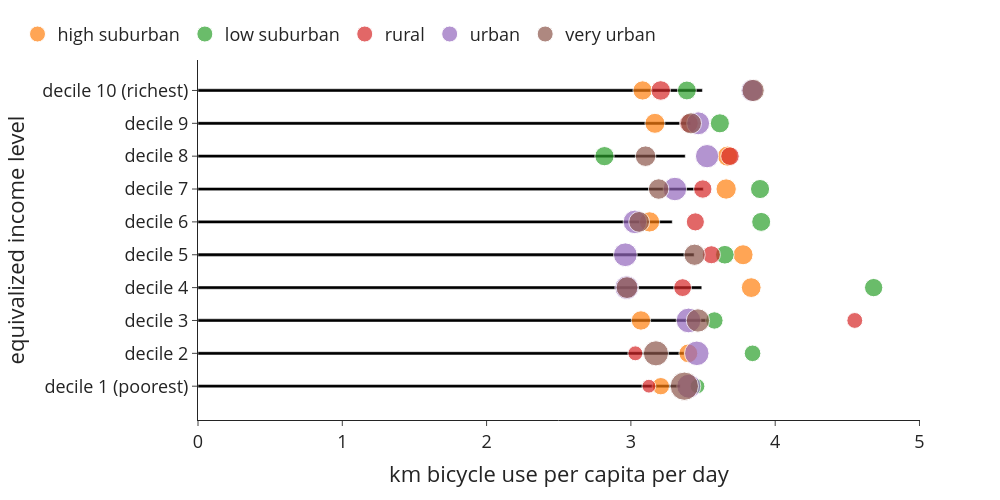

The code cell stored with this chart in its notebook:
### Code cell
bubblechart((use['cycle_pkm']*use['n_hhd']/365), use['n_hhdmem2019'], use['n_hhd'], 0, 3, 'km bicycle use per capita per day','equivalized income level', 'pkmbike_per_cap_inc_urb')

### Figure 1 — Plotly figure (JSON) as saved in the notebook; plotly's stock layout.template omitted (floating-point values rounded to 4 significant figures)
{"data": [{"alignmentgroup": "True", "hovertemplate": "km bicycle use per capita per day=%{x}<br>equivalized income level=%{y}<extra></extra>", "legendgroup": "", "marker": {"color": "#000000", "pattern": {"shape": ""}}, "name": "", "offsetgroup": "", "orientation": "h", "showlegend": false, "textposition": "auto", "type": "bar", "x": [3.341, 3.369, 3.533, 3.491, 3.438, 3.287, 3.502, 3.377, 3.414, 3.496], "xaxis": "x", "y": ["decile 1 (poorest)", "decile 2", "decile 3", "decile 4", "decile 5", "decile 6", "decile 7", "decile 8", "decile 9", "decile 10 (richest)"], "yaxis": "y"}, {"marker": {"size": [102205, 120820, 128045, 132900, 135970, 139780, 140370, 138905, 135660, 126370], "sizemin": 4, "sizemode": "area", "sizeref": 678.7}, "mode": "markers", "name": "high suburban", "showlegend": true, "type": "scatter", "x": [3.207, 3.398, 3.07, 3.834, 3.777, 3.129, 3.66, 3.67, 3.167, 3.081], "y": ["decile 1 (poorest)", "decile 2", "decile 3", "decile 4", "decile 5", "decile 6", "decile 7", "decile 8", "decile 9", "decile 10 (richest)"]}, {"marker": {"size": [74575, 93830, 102640, 113920, 118480, 122125, 124155, 126055, 123585, 120725], "sizemin": 4, "sizemode": "area", "sizeref": 678.7}, "mode": "markers", "name": "low suburban", "showlegend": true, "type": "scatter", "x": [3.462, 3.843, 3.579, 4.682, 3.651, 3.903, 3.895, 2.817, 3.617, 3.388], "y": ["decile 1 (poorest)", "decile 2", "decile 3", "decile 4", "decile 5", "decile 6", "decile 7", "decile 8", "decile 9", "decile 10 (richest)"]}, {"marker": {"size": [65055, 75450, 85460, 108310, 110395, 111185, 114380, 116535, 119855, 129815], "sizemin": 4, "sizemode": "area", "sizeref": 678.7}, "mode": "markers", "name": "rural", "showlegend": true, "type": "scatter", "x": [3.125, 3.031, 4.551, 3.358, 3.558, 3.447, 3.498, 3.687, 3.402, 3.207], "y": ["decile 1 (poorest)", "decile 2", "decile 3", "decile 4", "decile 5", "decile 6", "decile 7", "decile 8", "decile 9", "decile 10 (richest)"]}, {"marker": {"size": [195730, 204460, 207535, 192400, 190775, 189095, 187295, 184060, 178450, 163530], "sizemin": 4, "sizemode": "area", "sizeref": 678.7}, "mode": "markers", "name": "urban", "showlegend": true, "type": "scatter", "x": [3.401, 3.457, 3.4, 2.971, 2.961, 3.028, 3.305, 3.528, 3.466, 3.839], "y": ["decile 1 (poorest)", "decile 2", "decile 3", "decile 4", "decile 5", "decile 6", "decile 7", "decile 8", "decile 9", "decile 10 (richest)"]}, {"marker": {"size": [271485, 214135, 185150, 161340, 153445, 146780, 142585, 143340, 151295, 168505], "sizemin": 4, "sizemode": "area", "sizeref": 678.7}, "mode": "markers", "name": "very urban", "showlegend": true, "type": "scatter", "x": [3.37, 3.174, 3.464, 2.973, 3.441, 3.057, 3.193, 3.102, 3.416, 3.847], "y": ["decile 1 (poorest)", "decile 2", "decile 3", "decile 4", "decile 5", "decile 6", "decile 7", "decile 8", "decile 9", "decile 10 (richest)"]}], "layout": {"bargap": 0.9, "barmode": "relative", "font": {"size": 18}, "height": 500, "legend": {"orientation": "h", "tracegroupgap": 0, "x": -0.25, "xanchor": "left", "y": 1.02, "yanchor": "bottom"}, "margin": {"t": 60}, "width": 1000, "xaxis": {"anchor": "y", "domain": [0, 1], "title": {"text": "km bicycle use per capita per day"}}, "yaxis": {"anchor": "x", "domain": [0, 1], "title": {"text": "equivalized income level"}}}}
